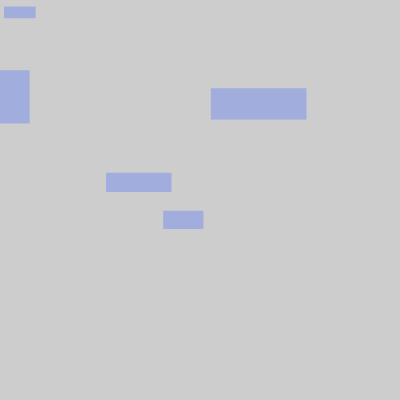
Frame 1 (no input)
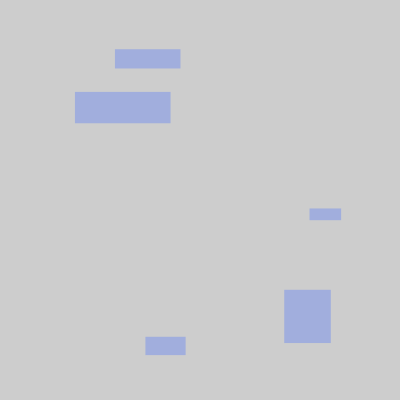
Frame 60 (the mouse pressed at the canvas centre just before this capture)
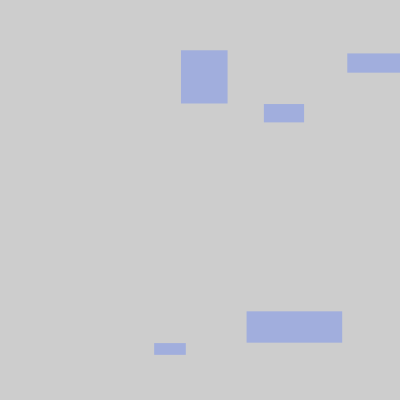
Frame 120 (the mouse held since frame 60 and released just before this capture)

The Processing sketch that drew these frames (run headless with seeded random() and noise(); from frame 60 on, the mouse is pressed at the canvas centre):

// Processing sketch: sketch_07_004
// ── sketch_07_004.pde
float[] x = new float[5]; // x座標を格納する配列宣言
float[] y = new float[5]; // y座標の配列宣言
float[] rectWidth = new float[5]; // rectWidthの配列宣言
float[] rectHeight = new float[5]; // rectHeightの配列宣言
float[] xSpeed = new float[5]; // xSpeedの配列宣言
float[] ySpeed = new float[5]; // ySpeedの配列宣言

void setup() {
  size(400, 400); // キャンバスサイズを(400, 400)に設定
  frameRate(30); // フレームレートを30に設定
  noStroke(); // 枠線を描画しない設定
  rectMode(CENTER); // 長方形の描画方法をCENTERに設定
  fill(65, 105, 255,  80); // 塗りつぶし色をroyalblueに設定
  
  for (int i = 0; i < 5; i++) {
    x[i] = random(width); // x座標配列に乱数値を代入
    y[i] = random(height); // y座標配列に乱数値を代入
    rectWidth[i] = random(10, 100); // rectWidth配列に乱数値を代入
    rectHeight[i] = random(10, 100); // rectHeight配列に乱数値を代入
    xSpeed[i] = random(-10, 10); // xSpeed配列に乱数値を代入
    ySpeed[i] = random(-10, 10); // ySpeed配列に乱数値を代入
  }
}

void draw() {
  background(205); // 背景色を設定
  for (int i = 0; i < 5; i++) {
    rect(x[i], y[i], rectWidth[i], rectHeight[i]); // 長方形を描画
    x[i] += xSpeed[i]; // x軸方向の移動量
    y[i] += ySpeed[i]; // y軸方向の移動量
    
    // 壁に当たったら反射する処理
    if (x[i] > width || x[i] < 0) {
      xSpeed[i] *= -1;
    }
    if (y[i] > height || y[i] < 0) {
      ySpeed[i] *= -1;
    }
  }
}
